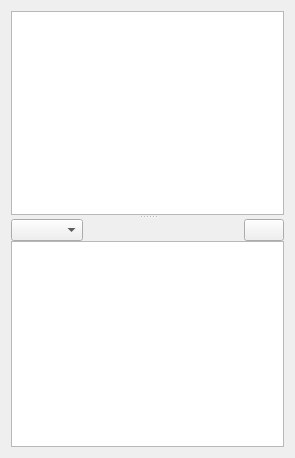
<?xml version="1.0" encoding="UTF-8"?>
<ui version="4.0">
 <class>ChatWindow</class>
 <widget class="QWidget" name="ChatWindow">
  <property name="geometry">
   <rect>
    <x>0</x>
    <y>0</y>
    <width>295</width>
    <height>458</height>
   </rect>
  </property>
  <property name="minimumSize">
   <size>
    <width>200</width>
    <height>400</height>
   </size>
  </property>
  <property name="windowTitle">
   <string>ChatWindow</string>
  </property>
  <layout class="QVBoxLayout" name="verticalLayout_2">
   <item>
    <widget class="QSplitter" name="splitter">
     <property name="orientation">
      <enum>Qt::Vertical</enum>
     </property>
     <widget class="QTextBrowser" name="m_displayArea"/>
     <widget class="QWidget" name="layoutWidget">
      <layout class="QVBoxLayout" name="verticalLayout">
       <property name="spacing">
        <number>0</number>
       </property>
       <item>
        <layout class="QHBoxLayout" name="horizontalLayout">
         <property name="spacing">
          <number>0</number>
         </property>
         <item>
          <widget class="QComboBox" name="m_characterComboBox">
           <property name="sizeAdjustPolicy">
            <enum>QComboBox::AdjustToContents</enum>
           </property>
          </widget>
         </item>
         <item>
          <spacer name="horizontalSpacer">
           <property name="orientation">
            <enum>Qt::Horizontal</enum>
           </property>
           <property name="sizeHint" stdset="0">
            <size>
             <width>40</width>
             <height>20</height>
            </size>
           </property>
          </spacer>
         </item>
         <item>
          <widget class="QPushButton" name="m_save">
           <property name="text">
            <string/>
           </property>
          </widget>
         </item>
        </layout>
       </item>
       <item>
        <widget class="QTextEdit" name="m_typingArea"/>
       </item>
      </layout>
     </widget>
    </widget>
   </item>
  </layout>
 </widget>
 <resources/>
 <connections/>
</ui>
